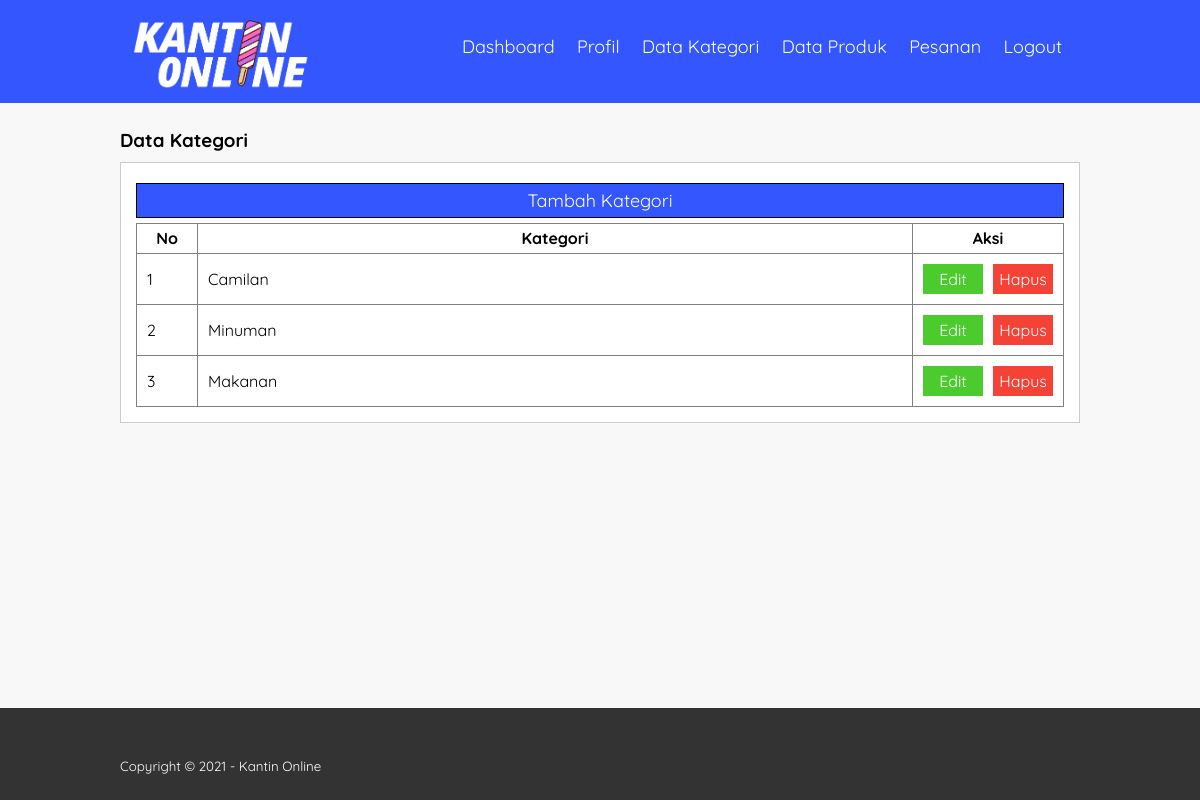
The page /admin/data-kategori.php (signed in) on the database its author committed.
### tables this page shows
CREATE TABLE `tb_category` (
  `category_id` int(11) NOT NULL,
  `category_name` varchar(25) NOT NULL
);

### admin/data-kategori.php (the view, shortened to what this page needs)
<?php
    include '../db.php';
?>
<!DOCTYPE html>
<html>
<head>
	<link rel="stylesheet" type="text/css" href="../css/style.css">
</head>
<body>
	<header>
		<div class="container">
			<img src="../img/logo.png" style="width: 200px; margin-top: 5px;">
			<ul>
				<li><a href="dashboard.php">Dashboard</a></li>
				<li><a href="profil.php">Profil</a></li>
				<li><a href="data-kategori.php">Data Kategori</a></li>
				<li><a href="data-produk.php">Data Produk</a></li>
				<li><a href="pesanan.php">Pesanan</a></li>
				<li><a href="logout-admin.php">Logout</a></li>
			</ul>
		</div>
	</header>
	<div class="section">
		<div class="container">
			<h3>Data Kategori</h3>
			<div class="box">
				<p style="margin-left: 2px;"><a class="btn3"style="font-size: 18px;" href="tambah-kategori.php">Tambah Kategori</a></p>
				<table border="1" cellspacing="0" class="table">
					<thead>
						<tr>
							<th width="60px">No</th>
							<th>Kategori</th>
							<th width="150px">Aksi </th>
						</tr>
					</thead>
					<tbody>
						<?php
						$no = 1;
							$kategori = mysqli_query($conn, "SELECT * FROM tb_category ORDER BY category_id DESC");
							if(mysqli_num_rows($kategori) > 0){
							while($row = mysqli_fetch_array($kategori)){
						?>
						<tr>
							<td><?php echo $no++ ?></td>
							<td><?php echo $row['category_name'] ?></td>
							<td>
								<a href="edit-kategori.php?id=<?php echo $row['category_id'] ?>" class="btn3" style="width: 60px; float: left; border: none; background-color: #4BCB2E;">Edit</a>
								<a href="proses-hapus.php?idk=<?php echo $row['category_id'] ?>" onclick="return confirm('Anda yakin ingin menghapus?')" class="btn4" style="width: 60px; float: right;">Hapus</a>
							</td>
						</tr>
						<?php }}else{ ?>
							<tr>
								<td colspan="3">Tidak ada data!</td>
							</tr>
						<?php } ?>
					</tbody>
				</table>
			</div>
		</div>
	</div>
	<div class="footer" style="width: 100%; position: absolute; bottom: 0px;">
		<div class="container">
			<small>Copyright &copy; 2021 - Kantin Online</small>
		</div>
	</div>
</body>
</html>

### css/style.css (style rules this page uses)
* { padding: 0; margin: 0; font-family: 'Quicksand', sans-serif; }
body { background-color: #f8f8f8; }
a { color: inherit; text-decoration: none; }
.btn3 { width: 100%; text-align: center; margin: 5px 0; padding: 5px 0; background-color: #3356FF; color: #fff; border: 1px solid #000; cursor: pointer; float: right; }
.btn4 { width: 100%; text-align: center; margin: 5px 0; padding: 5px 0px; background-color: #F44336; color: #fff; cursor: pointer; float: left; }
header { background-color: #3356FF; color: #fff; }
header ul { float: right; }
header ul li { display: inline-block; font-size: 18px; margin: 35px 18px 0 0; }
header ul li a { display: inline-block; }
.container { width: 80%; margin: 0 auto; }
.container:after { content: ''; display: block; clear: both; }
.section { padding: 25px 0; }
.box { background-color: #fff; border: 1px solid #ccc; padding: 15px; box-sizing: border-box; margin: 10px 0 25px 0; }
.box:after { content: ''; display: block; clear: both; }
.table { width: 100%; border-collapse: collapse; }
.table tr { height: 30px; }
.table tr td { padding: 5px 10px; }
.footer { padding: 25px 0; background-color: #333; color: #fff; }
.footer small { margin-top: 25px; display: inline-block; }

### rows shown on the page
tb_category: category_name "Camilan"
tb_category: category_name "Minuman"
tb_category: category_name "Makanan"
